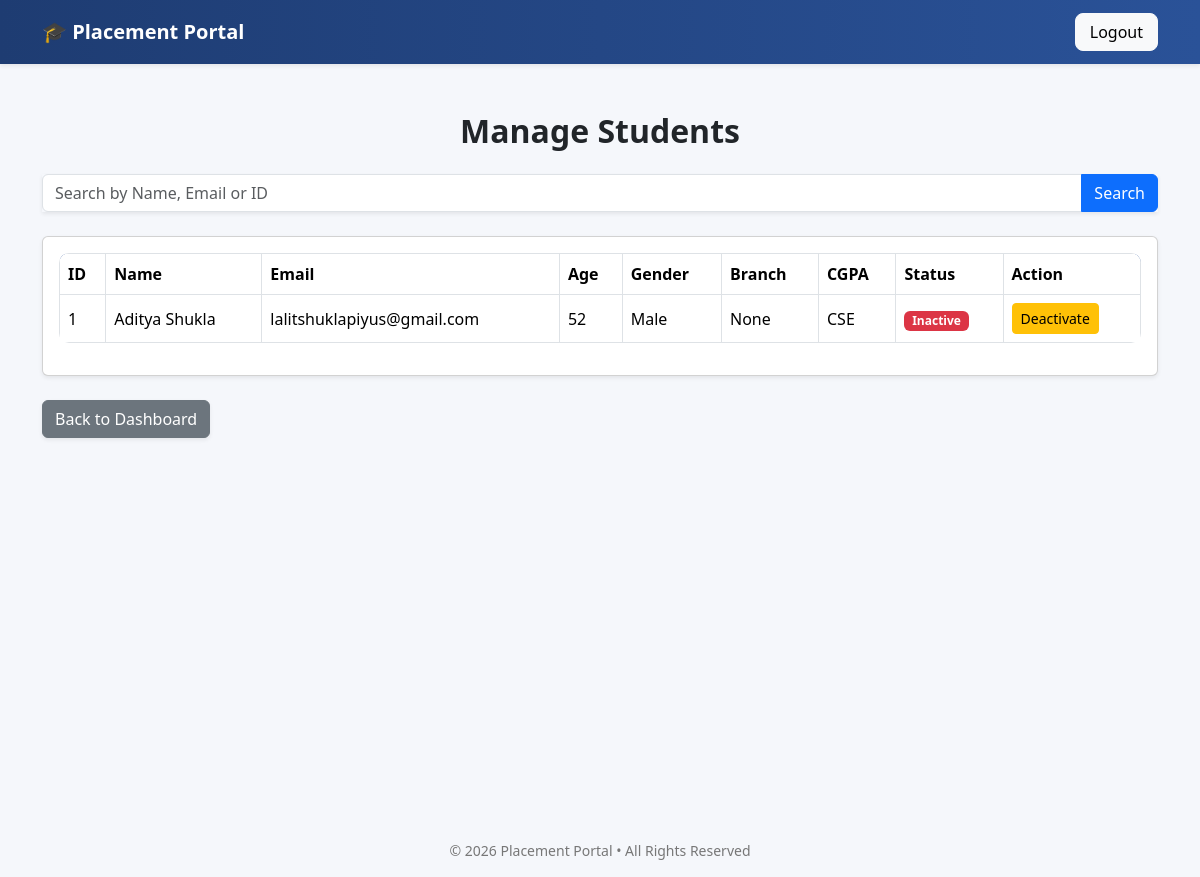
The app's page /admin/manage_students (signed in), older data.
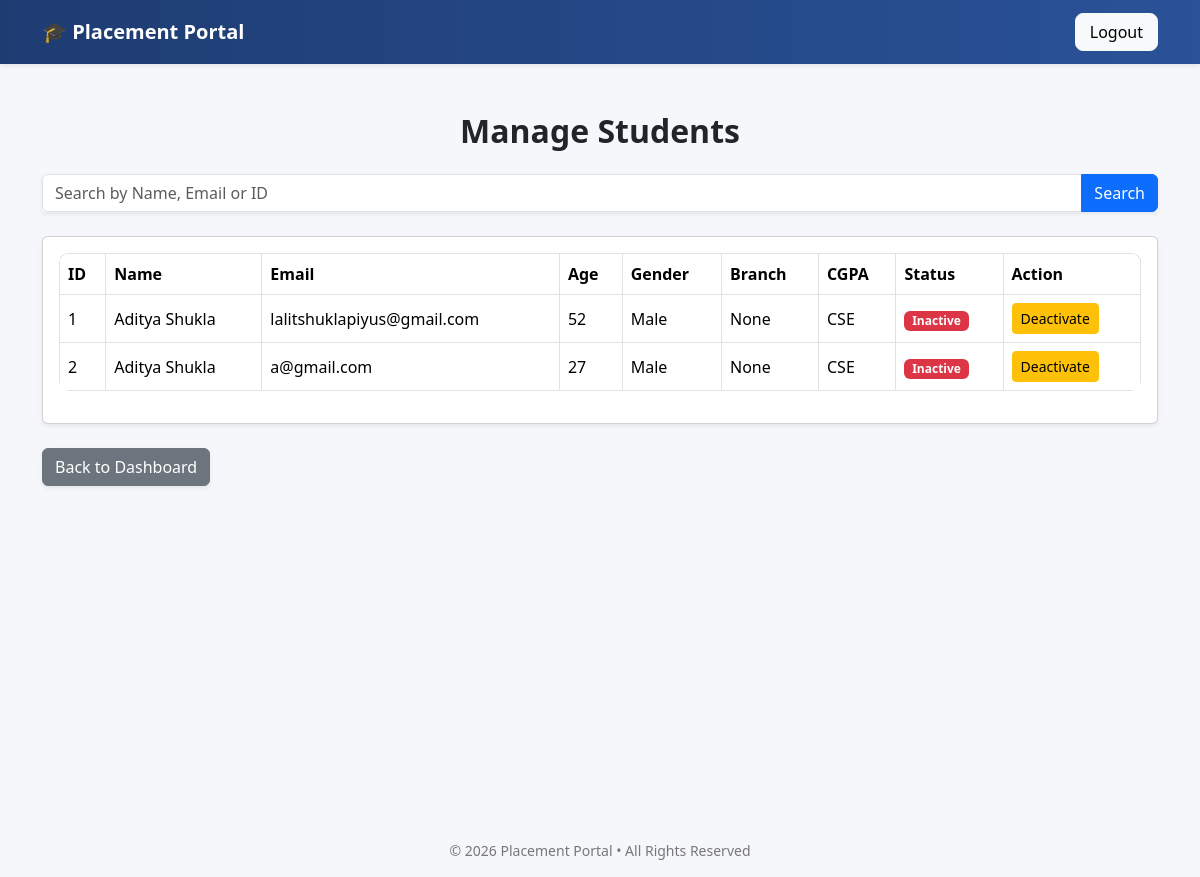
The same page, newer data.
### tables this page shows
CREATE TABLE students(
        id INTEGER PRIMARY KEY AUTOINCREMENT,
        name TEXT NOT NULL,
        email TEXT UNIQUE NOT NULL,
        age INTEGER NOT NULL,
        gender TEXT CHECK(gender in ('Male','Female','Other')) NOT NULL,
        hashed_password TEXT NOT NULL,
        resume_path TEXT,
        skills TEXT,
        branch TEXT NOT NULL,
        cgpa REAL CHECK(cgpa BETWEEN 0 AND 10) DEFAULT 0,
        is_active INTEGER DEFAULT 1 NOT NULL,
        created_at TIMESTAMP DEFAULT CURRENT_TIMESTAMP
    );

### app.py (the view)
@app.route("/admin/manage_students")
@login_required
def manage_students():
    if current_user.role != "admin":
        flash("Unauthorized access")
        return redirect(url_for("login"))
    search_query=request.args.get("search")
    con=sqlite3.connect("placement.db")
    cur=con.cursor()
    if search_query:
        cur.execute("SELECT * FROM students WHERE name LIKE ? OR email LIKE ? OR id LIKE ?",(f"%{search_query}%", f"%{search_query}%", f"%{search_query}%"))
    else:
        cur.execute("SELECT * FROM students")
    students = cur.fetchall()
    con.close()
    return render_template("manage_students.html", students=students)

### app.py (called while the page is built)
@login_manager.user_loader
def load_user(user_id):
    try:
        role, actual_id = user_id.split("-")
        return User(int(actual_id), role)
    except (ValueError, AttributeError):
        return None

### templates/manage_students.html (shortened to what this page needs)
{% extends "base.html" %}
{% block content %}
<div class="container mt-5">
    <h2 class="mb-4 text-center">Manage Students</h2>
    <form method="GET" action="{{ url_for('manage_students') }}" class="mb-4">
        <div class="input-group shadow-sm">
            <input type="text" name="search" class="form-control"
                   placeholder="Search by Name, Email or ID">
            <button class="btn btn-primary" type="submit">
                Search
            </button>
        </div>
    </form>
    {% if students %}
        <div class="card shadow-sm">
            <div class="card-body">
                <div class="table-responsive">
                    <table class="table table-bordered align-middle">
                        <thead>
                            <tr>
                                <th>ID</th>
                                <th>Name</th>
                                <th>Email</th>
                                <th>Age</th>
                                <th>Gender</th>
                                <th>Branch</th>
                                <th>CGPA</th>
                                <th>Status</th>
                                <th>Action</th>
                            </tr>
                        </thead>
                        <tbody>
                            {% for student in students %}
                            <tr>
                                <td>{{ student[0] }}</td>
                                <td>{{ student[1] }}</td>
                                <td>{{ student[2] }}</td>
                                <td>{{ student[3] }}</td>
                                <td>{{ student[4] }}</td>
                                <td>{{ student[7] }}</td>
                                <td>{{ student[8] }}</td>
                                <td>
                                    {% if student[9] == 1 %}
                                        <span class="badge bg-success">Active</span>
                                    {% else %}
                                        <span class="badge bg-danger">Inactive</span>
                                    {% endif %}
                                </td>
                                <td>
                                    <form action="{{ url_for('deactivate_student', id=student[0]) }}" method="POST">
                                        <button class="btn btn-warning btn-sm">
                                            Deactivate
                                        </button>
                                    </form>
                                </td>
                            </tr>
                            {% endfor %}
                        </tbody>
                    </table>
                </div>
            </div>
        </div>
    {% else %}
        <div class="alert alert-success text-center shadow-sm">
            No students found.
        </div>
    {% endif %}
    <div class="mt-4">
        <a href="{{ url_for('admin_dashboard') }}" class="btn btn-secondary shadow-sm">
            Back to Dashboard
        </a>
    </div>
</div>
{% endblock %}

### templates/base.html (shortened to what this page needs)
<!DOCTYPE html>
<html>
<head>
    <link href="https://cdn.jsdelivr.net/npm/bootstrap@5.3.2/dist/css/bootstrap.min.css" rel="stylesheet">
    <link rel="stylesheet" href="{{ url_for('static', filename='css/admin.css') }}">
</head>
<body>
<nav class="navbar navbar-expand-lg navbar-dark shadow-sm">
    <div class="container">
        <a class="navbar-brand" href="#">
            🎓 Placement Portal
        </a>
        <div class="ms-auto">
            {% if current_user.is_authenticated %}
                <a href="{{ url_for('logout') }}"
                   class="btn btn-light logout-btn"
                   onclick="return confirm('Are you sure you want to logout?');">
                   Logout
                </a>
            {% endif %}
        </div>
    </div>
</nav>
<div class="main-container">
{% block content %}{% endblock %}
</div>
<footer class="text-center mt-5 mb-3">
    <p>© 2026 Placement Portal • All Rights Reserved</p>
</footer>
</body>
</html>

### static/css/admin.css (style rules this page uses)
body { background-color:#f5f7fb; font-family: 'Segoe UI', Tahoma, Geneva, Verdana, sans-serif; }
h2,h4 { font-weight:600; }
.navbar { background: linear-gradient(90deg,#1e3c72,#2a5298); padding:12px 0; }
.navbar-brand { font-size:20px; font-weight:600; }
.logout-btn { border-radius:8px; padding:6px 14px; }
footer { color:#777; font-size:14px; }
.table { background:white; border-radius:10px; overflow:hidden; }
.table thead { background:#2a5298; color:white; }
.main-container { min-height:85vh; }

Row changes from the older to the newer data that the page shows:
added students: id "2", name "Aditya Shukla", email "a@gmail.com", age "27", gender "Male", student "None", branch "CSE", cgpa "Inactive"
